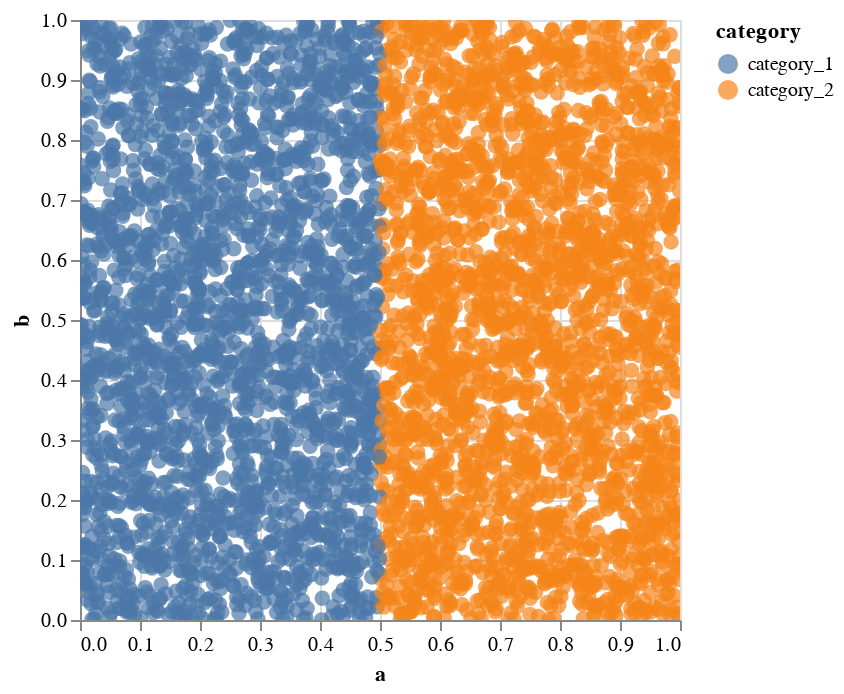

Here is the notebook cell this chart was saved with:
### Code cell
complicated_plotting(df, tooltip = ["row_num"])

### Figure 1 — Vega-Lite specification as saved in the notebook (floating-point values rounded to 4 significant figures; data arrays with more than 128 entries replaced by an {"elided": "..."} marker saying what was removed)
{"config": {"view": {"continuousWidth": 300, "continuousHeight": 300}}, "data": {"name": "data-74d2987ff401a90f5376b27f3e9e74ff"}, "mark": {"type": "circle", "size": 60}, "encoding": {"color": {"field": "category", "type": "nominal"}, "tooltip": [{"field": "row_num", "type": "quantitative"}], "x": {"field": "a", "type": "quantitative"}, "y": {"field": "b", "type": "quantitative"}}, "params": [{"name": "param_1e9efca18e7a2868", "select": {"type": "interval", "encodings": ["x", "y"]}, "bind": "scales"}], "$schema": "https://vega.github.io/schema/vega-lite/v6.1.0.json", "datasets": {"data-74d2987ff401a90f5376b27f3e9e74ff": {"elided": "5000 records"}}}
